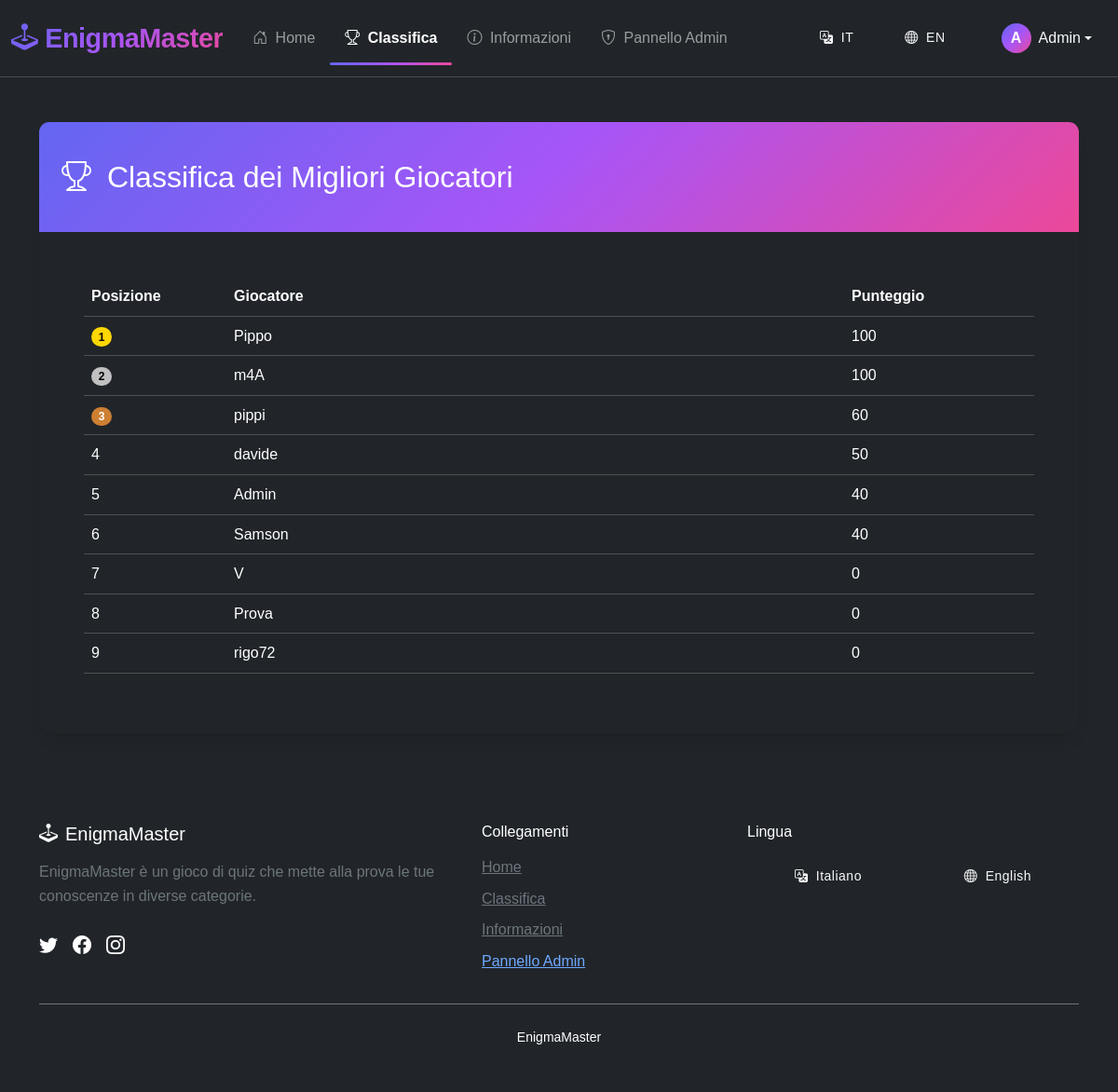
/leaderboard.php (signed in), run on the app's committed database.
### tables this page shows
CREATE TABLE utenti (
    id INT AUTO_INCREMENT PRIMARY KEY,
    nome VARCHAR(100) NOT NULL,
    email VARCHAR(150) UNIQUE NOT NULL,
    password VARCHAR(255) NOT NULL,
    is_admin BOOLEAN DEFAULT FALSE,
    data_reg TIMESTAMP DEFAULT CURRENT_TIMESTAMP
);

### leaderboard.php (the view, shortened to what this page needs)
<?php
$language = isset($_SESSION['lang']) ? $_SESSION['lang'] : 'it';
include 'config.php';
$query = "
    SELECT u.nome, COALESCE(l.punteggio, 0) AS punteggio
    FROM utenti u
    LEFT JOIN leaderboard l ON u.id = l.utente_id
    ORDER BY punteggio DESC
    LIMIT 50
";
$result = mysqli_query($conn, $query);
?>
<!DOCTYPE html>
<html lang="<?= $language ?>" data-bs-theme="dark">
<head>
    <link href="https://cdn.jsdelivr.net/npm/bootstrap@5.3.2/dist/css/bootstrap.min.css" rel="stylesheet">
    <link rel="stylesheet" href="https://cdn.jsdelivr.net/npm/bootstrap-icons@1.11.1/font/bootstrap-icons.css">
    <link rel="stylesheet" href="./css/style.css">
</head>
<body class="d-flex flex-column min-vh-100 bg-dark text-light">
    <?php include 'components/navbar.php'; ?>
    <main class="flex-grow-1 py-5">
        <div class="container">
            <div class="card bg-dark border-primary shadow-lg">
                <div class="card-header bg-primary text-white">
                    <h2 class="mb-0">
                        <i class="bi bi-trophy me-2"></i>
                        <?= $lang['leaderboard_title'] ?>
                    </h2>
                </div>
                <div class="card-body">
                    <div class="table-responsive">
                        <table class="table table-dark table-hover align-middle">
                            <thead>
                                <tr>
                                    <th width="15%"><?= $lang['position'] ?></th>
                                    <th><?= $lang['player'] ?></th>
                                    <th width="20%"><?= $lang['score'] ?></th>
                                </tr>
                            </thead>
                            <tbody>
                                <?php
                                $posizione = 1;
                                if (mysqli_num_rows($result) > 0):
                                    while ($row = mysqli_fetch_assoc($result)):
                                        $highlight = isset($_SESSION['utente_id']) && $row['nome'] === $_SESSION['nome'] ? 'bg-primary bg-opacity-25' : '';
                                ?>
                                    <tr class="<?= $highlight ?>">
                                        <td>
                                            <?php if ($posizione <= 3): ?>
                                                <span class="badge bg-<?=
                                                    $posizione === 1 ? 'gold' :
                                                    ($posizione === 2 ? 'silver' : 'bronze')
                                                ?> me-2">
                                                    <?= $posizione ?>
                                                </span>
                                            <?php else: ?>
                                                <?= $posizione ?>
                                            <?php endif; ?>
                                        </td>
                                        <td><?= htmlspecialchars($row['nome']) ?></td>
                                        <td><?= $row['punteggio'] ?></td>
                                    </tr>
                                <?php
                                        $posizione++;
                                    endwhile;
                                else:
                                ?>
                                    <tr>
                                        <td colspan="3" class="text-center py-4"><?= $lang['no_data_available'] ?></td>
                                    </tr>
                                <?php endif; ?>
                            </tbody>
                        </table>
                    </div>
                </div>
            </div>
        </div>
    </main>
    <?php include 'components/footer.php'; ?>
</body>
</html>

### css/style.css (style rules this page uses)
:root { --bs-primary: #6366f1; --bs-primary-rgb: 99, 102, 241; --bs-primary-hover: #4f46e5; --bs-secondary: #94a3b8; --bs-dark: #1e293b; --bs-light: #f8fafc; --bs-gradient: linear-gradient(135deg, #6366f1 0%, #a855f7 50%, #ec4899 100%); --bs-glass-bg: rgba(255, 255, 255, 0.85); --bs-glass-border: rgba(255, 255, 255, 0.18); --bs-border-radius: 12px; --bs-border-radius-lg: 16px; --bs-border-radius-sm: 8px; --bs-box-shadow: 0 4px 6px -1px rgba(0,0,0,0.1); --bs-box-shadow-lg: 0 10px 15px -3px rgba(0,0,0,0.1); }
body { font-family: 'Poppins', sans-serif; background-color: var(--bs-light); color: var(--bs-dark); min-height: 100vh; display: flex; flex-direction: column; line-height: 1.6; }
.card { --bs-card-border-radius: var(--bs-border-radius-lg); --bs-card-border-width: 0; --bs-card-box-shadow: var(--bs-box-shadow-lg); --bs-card-cap-padding-y: 2.5rem; --bs-card-cap-padding-x: 1.5rem; --bs-card-spacer-y: 3rem; --bs-card-spacer-x: 3rem; transition: transform 0.3s ease, box-shadow 0.3s ease; }
.card-header { background: var(--bs-gradient) !important; color: white !important; border-bottom: none !important; }
.bg-gold { background-color: gold; color: black; }
.bg-silver { background-color: silver; color: black; }
.bg-bronze { background-color: #cd7f32; color: white; }

### data on the page
utenti: nome "Pippo", punteggio "100"
utenti: nome "m4A", punteggio "100"
utenti: nome "pippi", punteggio "60"
utenti: nome "davide", punteggio "50"
utenti: nome "Admin", punteggio "40"
utenti: nome "Samson", punteggio "40"
utenti: nome "V", punteggio "0"
utenti: nome "Prova", punteggio "0"
utenti: nome "rigo72", punteggio "0"

### other printed values
$lang['home'] "Home"
$lang['leaderboard'] "Classifica"
$lang['information'] "Informazioni"
$lang['admin_panel'] "Pannello Admin"
substr(htmlspecialchars($_SESSION['nome']), 0, 1) "A"
$_SESSION['nome'] "Admin"
$lang['leaderboard_title'] "Classifica dei Migliori Giocatori"
$lang['position'] "Posizione"
$lang['player'] "Giocatore"
$lang['score'] "Punteggio"
$lang['game_description'] "EnigmaMaster è un gioco di quiz che mette alla prova le tue conoscenze in diverse categorie."
$lang['links'] "Collegamenti"
$lang['language'] "Lingua"
